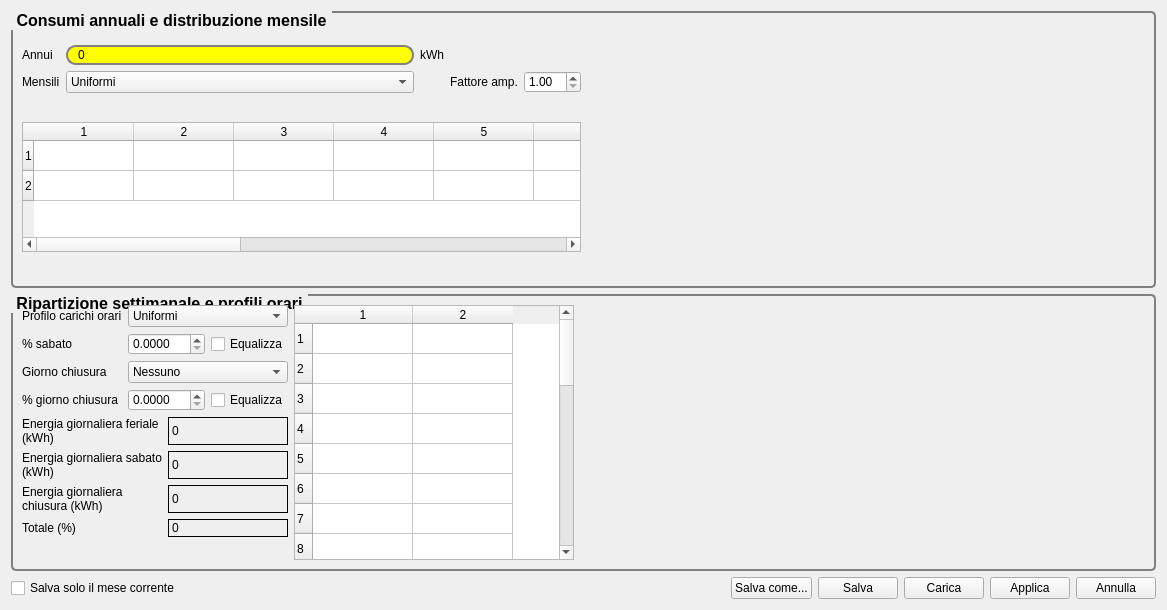
<?xml version="1.0" encoding="UTF-8"?>
<ui version="4.0">
 <class>widgetConsumi</class>
 <widget class="QWidget" name="widgetConsumi">
  <property name="geometry">
   <rect>
    <x>0</x>
    <y>0</y>
    <width>1167</width>
    <height>610</height>
   </rect>
  </property>
  <property name="sizePolicy">
   <sizepolicy hsizetype="Expanding" vsizetype="Expanding">
    <horstretch>0</horstretch>
    <verstretch>0</verstretch>
   </sizepolicy>
  </property>
  <property name="windowTitle">
   <string>Consumi elettrici</string>
  </property>
  <property name="windowIcon">
   <iconset resource="resource.qrc">
    <normaloff>:/images/editorconsumi.png</normaloff>:/images/editorconsumi.png</iconset>
  </property>
  <layout class="QGridLayout" name="gridLayout_5">
   <item row="0" column="0">
    <widget class="QGroupBox" name="groupBox">
     <property name="sizePolicy">
      <sizepolicy hsizetype="Expanding" vsizetype="Expanding">
       <horstretch>0</horstretch>
       <verstretch>0</verstretch>
      </sizepolicy>
     </property>
     <property name="maximumSize">
      <size>
       <width>16777215</width>
       <height>300</height>
      </size>
     </property>
     <property name="font">
      <font>
       <pointsize>12</pointsize>
       <weight>75</weight>
       <bold>true</bold>
      </font>
     </property>
     <property name="styleSheet">
      <string notr="true">QGroupBox {
     background-color: qlineargradient(x1: 0, y1: 0, x2: 0, y2: 1,
                                       stop: 0 #E0E0E0, stop: 1 #FFFFFF);
     border: 2px solid gray;
     border-radius: 5px;
     margin-top: 4ex; /* leave space at the top for the title */
 }
QGroupBox::title {
     subcontrol-origin: margin;
     subcontrol-position: top left; /* position at the top center */
     padding: 0 3px;
    
      
 }</string>
     </property>
     <property name="title">
      <string>Consumi annuali e distribuzione mensile</string>
     </property>
     <layout class="QGridLayout" name="gridLayout_4">
      <item row="0" column="0">
       <layout class="QGridLayout" name="gridLayout">
        <item row="0" column="0">
         <widget class="QLabel" name="label_14">
          <property name="text">
           <string>Annui</string>
          </property>
         </widget>
        </item>
        <item row="0" column="1">
         <widget class="QLineEdit" name="lineAnnui">
          <property name="styleSheet">
           <string notr="true"> border: 2px solid gray;
     border-radius: 10px;
     padding: 0 8px;
     background: yellow;
     selection-background-color: darkgray;</string>
          </property>
          <property name="text">
           <string>0</string>
          </property>
          <property name="readOnly">
           <bool>true</bool>
          </property>
         </widget>
        </item>
        <item row="0" column="2">
         <widget class="QLabel" name="label_7">
          <property name="text">
           <string>kWh</string>
          </property>
         </widget>
        </item>
        <item row="1" column="0">
         <widget class="QLabel" name="label_8">
          <property name="text">
           <string>Mensili</string>
          </property>
         </widget>
        </item>
        <item row="1" column="1">
         <widget class="QComboBox" name="comboMonthly">
          <item>
           <property name="text">
            <string>Uniformi</string>
           </property>
          </item>
          <item>
           <property name="text">
            <string>Stagionali/Estate</string>
           </property>
          </item>
          <item>
           <property name="text">
            <string>Stagionali/Inverno</string>
           </property>
          </item>
          <item>
           <property name="text">
            <string>Ciclico/Inverno</string>
           </property>
          </item>
          <item>
           <property name="text">
            <string>Ciclico/Estate</string>
           </property>
          </item>
          <item>
           <property name="text">
            <string>Custom</string>
           </property>
          </item>
         </widget>
        </item>
        <item row="1" column="3">
         <widget class="QLabel" name="label_4">
          <property name="text">
           <string>Fattore amp.</string>
          </property>
         </widget>
        </item>
        <item row="1" column="4">
         <widget class="QDoubleSpinBox" name="dFactor">
          <property name="minimum">
           <double>1.000000000000000</double>
          </property>
         </widget>
        </item>
       </layout>
      </item>
      <item row="0" column="1" rowspan="2">
       <widget class="QwtPlot" name="qwtMonthly">
        <property name="sizePolicy">
         <sizepolicy hsizetype="Expanding" vsizetype="Expanding">
          <horstretch>0</horstretch>
          <verstretch>0</verstretch>
         </sizepolicy>
        </property>
       </widget>
      </item>
      <item row="1" column="0">
       <widget class="QTableWidget" name="tableMonthly">
        <property name="sizePolicy">
         <sizepolicy hsizetype="Expanding" vsizetype="Expanding">
          <horstretch>0</horstretch>
          <verstretch>0</verstretch>
         </sizepolicy>
        </property>
        <property name="maximumSize">
         <size>
          <width>16777215</width>
          <height>130</height>
         </size>
        </property>
        <property name="rowCount">
         <number>2</number>
        </property>
        <property name="columnCount">
         <number>13</number>
        </property>
        <row/>
        <row/>
        <column/>
        <column/>
        <column/>
        <column/>
        <column/>
        <column/>
        <column/>
        <column/>
        <column/>
        <column/>
        <column/>
        <column/>
        <column/>
       </widget>
      </item>
     </layout>
    </widget>
   </item>
   <item row="1" column="0">
    <widget class="QGroupBox" name="groupBox_2">
     <property name="sizePolicy">
      <sizepolicy hsizetype="Expanding" vsizetype="Expanding">
       <horstretch>0</horstretch>
       <verstretch>0</verstretch>
      </sizepolicy>
     </property>
     <property name="maximumSize">
      <size>
       <width>16777215</width>
       <height>800</height>
      </size>
     </property>
     <property name="font">
      <font>
       <pointsize>12</pointsize>
       <weight>75</weight>
       <bold>true</bold>
      </font>
     </property>
     <property name="styleSheet">
      <string notr="true">QGroupBox {
     background-color: qlineargradient(x1: 0, y1: 0, x2: 0, y2: 1,
                                       stop: 0 #E0E0E0, stop: 1 #FFFFFF);
     border: 2px solid gray;
     border-radius: 5px;
     margin-top: 4ex; /* leave space at the top for the title */
 }
QGroupBox::title {
     subcontrol-origin: margin;
     subcontrol-position: top left; /* position at the top center */
     padding: 0 3px;
      
 }</string>
     </property>
     <property name="title">
      <string>Ripartizione settimanale e profili orari</string>
     </property>
     <layout class="QGridLayout" name="gridLayout_3">
      <item row="0" column="0">
       <widget class="QLabel" name="label_15">
        <property name="text">
         <string>Profilo carichi orari</string>
        </property>
        <property name="wordWrap">
         <bool>true</bool>
        </property>
       </widget>
      </item>
      <item row="0" column="1" colspan="2">
       <widget class="QComboBox" name="comboHourly">
        <item>
         <property name="text">
          <string>Uniformi</string>
         </property>
        </item>
        <item>
         <property name="text">
          <string>Residenziale</string>
         </property>
        </item>
        <item>
         <property name="text">
          <string>Custom</string>
         </property>
        </item>
        <item>
         <property name="text">
          <string>Commerciale</string>
         </property>
        </item>
        <item>
         <property name="text">
          <string>Industriale</string>
         </property>
        </item>
       </widget>
      </item>
      <item row="0" column="3" rowspan="5">
       <widget class="QTableWidget" name="tableHourly">
        <property name="sizePolicy">
         <sizepolicy hsizetype="Expanding" vsizetype="Expanding">
          <horstretch>0</horstretch>
          <verstretch>0</verstretch>
         </sizepolicy>
        </property>
        <property name="maximumSize">
         <size>
          <width>16777215</width>
          <height>400</height>
         </size>
        </property>
        <property name="rowCount">
         <number>24</number>
        </property>
        <property name="columnCount">
         <number>2</number>
        </property>
        <attribute name="horizontalHeaderMinimumSectionSize">
         <number>100</number>
        </attribute>
        <attribute name="horizontalHeaderMinimumSectionSize">
         <number>100</number>
        </attribute>
        <row/>
        <row/>
        <row/>
        <row/>
        <row/>
        <row/>
        <row/>
        <row/>
        <row/>
        <row/>
        <row/>
        <row/>
        <row/>
        <row/>
        <row/>
        <row/>
        <row/>
        <row/>
        <row/>
        <row/>
        <row/>
        <row/>
        <row/>
        <row/>
        <column/>
        <column/>
       </widget>
      </item>
      <item row="0" column="4" rowspan="5">
       <widget class="QwtPlot" name="qwtWeekly">
        <property name="sizePolicy">
         <sizepolicy hsizetype="Expanding" vsizetype="Expanding">
          <horstretch>0</horstretch>
          <verstretch>0</verstretch>
         </sizepolicy>
        </property>
        <property name="minimumSize">
         <size>
          <width>200</width>
          <height>0</height>
         </size>
        </property>
       </widget>
      </item>
      <item row="0" column="5" rowspan="5">
       <widget class="QwtPlot" name="qwtHourly">
        <property name="sizePolicy">
         <sizepolicy hsizetype="Expanding" vsizetype="Expanding">
          <horstretch>0</horstretch>
          <verstretch>0</verstretch>
         </sizepolicy>
        </property>
        <property name="minimumSize">
         <size>
          <width>200</width>
          <height>0</height>
         </size>
        </property>
       </widget>
      </item>
      <item row="1" column="0">
       <widget class="QLabel" name="label">
        <property name="toolTip">
         <string>&lt;p&gt;Quota percentuale di consumo mensile nei giorni di sabato rispetto ai giorni feriali&lt;/p&gt;</string>
        </property>
        <property name="text">
         <string>% sabato</string>
        </property>
       </widget>
      </item>
      <item row="1" column="1">
       <widget class="QDoubleSpinBox" name="dQuotaSabato">
        <property name="decimals">
         <number>4</number>
        </property>
       </widget>
      </item>
      <item row="1" column="2">
       <widget class="QCheckBox" name="checkNormSat">
        <property name="toolTip">
         <string>&lt;p&gt;Rende la quota di sabato uguale alla quota dei giorni feriali &lt;/p&gt;</string>
        </property>
        <property name="text">
         <string>Equalizza</string>
        </property>
       </widget>
      </item>
      <item row="2" column="0">
       <widget class="QLabel" name="label_3">
        <property name="text">
         <string>Giorno chiusura</string>
        </property>
       </widget>
      </item>
      <item row="2" column="1" colspan="2">
       <widget class="QComboBox" name="comboChiusura">
        <property name="minimumSize">
         <size>
          <width>100</width>
          <height>0</height>
         </size>
        </property>
        <item>
         <property name="text">
          <string>Nessuno</string>
         </property>
        </item>
        <item>
         <property name="text">
          <string>Dom</string>
         </property>
        </item>
        <item>
         <property name="text">
          <string>Lun</string>
         </property>
        </item>
        <item>
         <property name="text">
          <string>Mar</string>
         </property>
        </item>
        <item>
         <property name="text">
          <string>Mer</string>
         </property>
        </item>
        <item>
         <property name="text">
          <string>Gio</string>
         </property>
        </item>
        <item>
         <property name="text">
          <string>Ven</string>
         </property>
        </item>
       </widget>
      </item>
      <item row="3" column="0">
       <widget class="QLabel" name="label_2">
        <property name="toolTip">
         <string>&lt;p&gt;Quota percentuale di consumo mensile nei giorni di chiusura rispetto ai giorni feriali&lt;/p&gt;</string>
        </property>
        <property name="text">
         <string>% giorno chiusura</string>
        </property>
       </widget>
      </item>
      <item row="3" column="1">
       <widget class="QDoubleSpinBox" name="dQuotaDomenica">
        <property name="decimals">
         <number>4</number>
        </property>
        <property name="maximum">
         <double>100.000000000000000</double>
        </property>
       </widget>
      </item>
      <item row="3" column="2">
       <widget class="QCheckBox" name="checkNormSun">
        <property name="toolTip">
         <string>&lt;p&gt;Rende la quota del giorno di chiusura uguale alla quota dei giorni feriali &lt;/p&gt;</string>
        </property>
        <property name="text">
         <string>Equalizza</string>
        </property>
       </widget>
      </item>
      <item row="4" column="0" colspan="3">
       <layout class="QGridLayout" name="gridLayout_2">
        <item row="0" column="0">
         <widget class="QLabel" name="label_23">
          <property name="text">
           <string>Energia giornaliera feriale (kWh)</string>
          </property>
          <property name="wordWrap">
           <bool>true</bool>
          </property>
         </widget>
        </item>
        <item row="0" column="1">
         <widget class="QLabel" name="labelTotal">
          <property name="sizePolicy">
           <sizepolicy hsizetype="Expanding" vsizetype="Preferred">
            <horstretch>0</horstretch>
            <verstretch>0</verstretch>
           </sizepolicy>
          </property>
          <property name="minimumSize">
           <size>
            <width>20</width>
            <height>0</height>
           </size>
          </property>
          <property name="maximumSize">
           <size>
            <width>400</width>
            <height>16777215</height>
           </size>
          </property>
          <property name="frameShape">
           <enum>QFrame::Panel</enum>
          </property>
          <property name="text">
           <string>0</string>
          </property>
         </widget>
        </item>
        <item row="1" column="0">
         <widget class="QLabel" name="label_25">
          <property name="text">
           <string>Energia giornaliera sabato (kWh)</string>
          </property>
          <property name="wordWrap">
           <bool>true</bool>
          </property>
         </widget>
        </item>
        <item row="1" column="1">
         <widget class="QLabel" name="labelTotalSat">
          <property name="sizePolicy">
           <sizepolicy hsizetype="Expanding" vsizetype="Preferred">
            <horstretch>0</horstretch>
            <verstretch>0</verstretch>
           </sizepolicy>
          </property>
          <property name="minimumSize">
           <size>
            <width>20</width>
            <height>0</height>
           </size>
          </property>
          <property name="maximumSize">
           <size>
            <width>400</width>
            <height>16777215</height>
           </size>
          </property>
          <property name="frameShape">
           <enum>QFrame::Panel</enum>
          </property>
          <property name="text">
           <string>0</string>
          </property>
         </widget>
        </item>
        <item row="2" column="0">
         <widget class="QLabel" name="label_26">
          <property name="text">
           <string>Energia giornaliera chiusura (kWh)</string>
          </property>
          <property name="wordWrap">
           <bool>true</bool>
          </property>
         </widget>
        </item>
        <item row="2" column="1">
         <widget class="QLabel" name="labelTotalRest">
          <property name="sizePolicy">
           <sizepolicy hsizetype="Expanding" vsizetype="Preferred">
            <horstretch>0</horstretch>
            <verstretch>0</verstretch>
           </sizepolicy>
          </property>
          <property name="minimumSize">
           <size>
            <width>20</width>
            <height>0</height>
           </size>
          </property>
          <property name="maximumSize">
           <size>
            <width>400</width>
            <height>16777215</height>
           </size>
          </property>
          <property name="frameShape">
           <enum>QFrame::Panel</enum>
          </property>
          <property name="text">
           <string>0</string>
          </property>
         </widget>
        </item>
        <item row="3" column="0">
         <widget class="QLabel" name="label_24">
          <property name="text">
           <string>Totale (%)</string>
          </property>
         </widget>
        </item>
        <item row="3" column="1">
         <widget class="QLabel" name="labelTotalPercent">
          <property name="sizePolicy">
           <sizepolicy hsizetype="Expanding" vsizetype="Preferred">
            <horstretch>0</horstretch>
            <verstretch>0</verstretch>
           </sizepolicy>
          </property>
          <property name="minimumSize">
           <size>
            <width>20</width>
            <height>0</height>
           </size>
          </property>
          <property name="maximumSize">
           <size>
            <width>400</width>
            <height>16777215</height>
           </size>
          </property>
          <property name="frameShape">
           <enum>QFrame::Panel</enum>
          </property>
          <property name="text">
           <string>0</string>
          </property>
         </widget>
        </item>
        <item row="4" column="0" colspan="2">
         <widget class="QLabel" name="labelWarningHours">
          <property name="minimumSize">
           <size>
            <width>0</width>
            <height>0</height>
           </size>
          </property>
          <property name="maximumSize">
           <size>
            <width>400</width>
            <height>16777215</height>
           </size>
          </property>
          <property name="text">
           <string/>
          </property>
          <property name="wordWrap">
           <bool>true</bool>
          </property>
         </widget>
        </item>
       </layout>
      </item>
     </layout>
    </widget>
   </item>
   <item row="2" column="0">
    <layout class="QHBoxLayout" name="horizontalLayout_8">
     <item>
      <widget class="QCheckBox" name="checkCurrentMonths">
       <property name="text">
        <string>Salva solo il mese corrente</string>
       </property>
      </widget>
     </item>
     <item>
      <spacer name="horizontalSpacer_10">
       <property name="orientation">
        <enum>Qt::Horizontal</enum>
       </property>
       <property name="sizeHint" stdset="0">
        <size>
         <width>40</width>
         <height>20</height>
        </size>
       </property>
      </spacer>
     </item>
     <item>
      <widget class="QPushButton" name="buttonSaveAs">
       <property name="text">
        <string>Salva come...</string>
       </property>
      </widget>
     </item>
     <item>
      <widget class="QPushButton" name="buttonSave">
       <property name="text">
        <string>Salva</string>
       </property>
       <property name="icon">
        <iconset resource="resource.qrc">
         <normaloff>:/images/save.png</normaloff>:/images/save.png</iconset>
       </property>
      </widget>
     </item>
     <item>
      <widget class="QPushButton" name="buttonCarica">
       <property name="styleSheet">
        <string notr="true"/>
       </property>
       <property name="text">
        <string>Carica</string>
       </property>
       <property name="icon">
        <iconset resource="resource.qrc">
         <normaloff>:/images/open.png</normaloff>:/images/open.png</iconset>
       </property>
      </widget>
     </item>
     <item>
      <widget class="QPushButton" name="pushApply">
       <property name="text">
        <string>Applica</string>
       </property>
      </widget>
     </item>
     <item>
      <widget class="QPushButton" name="pushCancel">
       <property name="text">
        <string>Annulla</string>
       </property>
      </widget>
     </item>
    </layout>
   </item>
  </layout>
 </widget>
 <customwidgets>
  <customwidget>
   <class>QwtPlot</class>
   <extends>QFrame</extends>
   <header>qwt_plot.h</header>
   <container>1</container>
  </customwidget>
 </customwidgets>
 <resources>
  <include location="resource.qrc"/>
 </resources>
 <connections/>
</ui>
